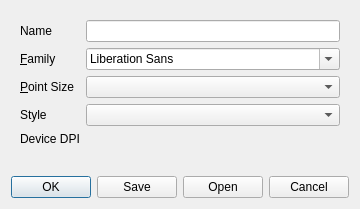
<?xml version="1.0" encoding="UTF-8"?>
<ui version="4.0">
 <class>dialog</class>
 <widget class="QDialog" name="dialog">
  <property name="geometry">
   <rect>
    <x>0</x>
    <y>0</y>
    <width>348</width>
    <height>209</height>
   </rect>
  </property>
  <layout class="QVBoxLayout" name="verticalLayout">
   <item>
    <widget class="QWidget" name="SystemSettingsWidget" native="true">
     <layout class="QFormLayout" name="formLayout">
      <item row="1" column="0">
       <widget class="QLabel" name="m_systemFontFamilyLabel">
        <property name="text">
         <string>&amp;Family</string>
        </property>
        <property name="buddy">
         <cstring>m_systemFontComboBox</cstring>
        </property>
       </widget>
      </item>
      <item row="1" column="1">
       <widget class="QFontComboBox" name="m_systemFontComboBox"/>
      </item>
      <item row="2" column="0">
       <widget class="QLabel" name="m_systemFontSizeLabel">
        <property name="text">
         <string>&amp;Point Size</string>
        </property>
        <property name="buddy">
         <cstring>m_systemFontSizeCombo</cstring>
        </property>
       </widget>
      </item>
      <item row="2" column="1">
       <widget class="QComboBox" name="m_systemFontSizeCombo"/>
      </item>
      <item row="3" column="0">
       <widget class="QLabel" name="m_styleLabel">
        <property name="text">
         <string>Style</string>
        </property>
        <property name="buddy">
         <cstring>m_styleCombo</cstring>
        </property>
       </widget>
      </item>
      <item row="3" column="1">
       <widget class="QComboBox" name="m_styleCombo"/>
      </item>
      <item row="4" column="0">
       <widget class="QLabel" name="m_systemDPILabel">
        <property name="text">
         <string>Device DPI</string>
        </property>
       </widget>
      </item>
      <item row="4" column="1">
       <widget class="qdesigner_internal::DPI_Chooser" name="m_dpiChooser" native="true"/>
      </item>
      <item row="0" column="0">
       <widget class="QLabel" name="m_nameLabel">
        <property name="text">
         <string>Name</string>
        </property>
       </widget>
      </item>
      <item row="0" column="1">
       <widget class="QLineEdit" name="m_nameLineEdit"/>
      </item>
     </layout>
    </widget>
   </item>
   <item>
    <widget class="QDialogButtonBox" name="buttonBox">
     <property name="orientation">
      <enum>Qt::Horizontal</enum>
     </property>
     <property name="standardButtons">
      <set>QDialogButtonBox::Cancel|QDialogButtonBox::Ok|QDialogButtonBox::Open|QDialogButtonBox::Save</set>
     </property>
    </widget>
   </item>
  </layout>
 </widget>
 <customwidgets>
  <customwidget>
   <class>qdesigner_internal::DPI_Chooser</class>
   <extends>QWidget</extends>
   <header>dpi_chooser.h</header>
   <container>1</container>
  </customwidget>
 </customwidgets>
 <tabstops>
  <tabstop>m_nameLineEdit</tabstop>
  <tabstop>m_systemFontComboBox</tabstop>
  <tabstop>m_systemFontSizeCombo</tabstop>
  <tabstop>m_styleCombo</tabstop>
  <tabstop>buttonBox</tabstop>
 </tabstops>
 <resources/>
 <connections/>
</ui>
